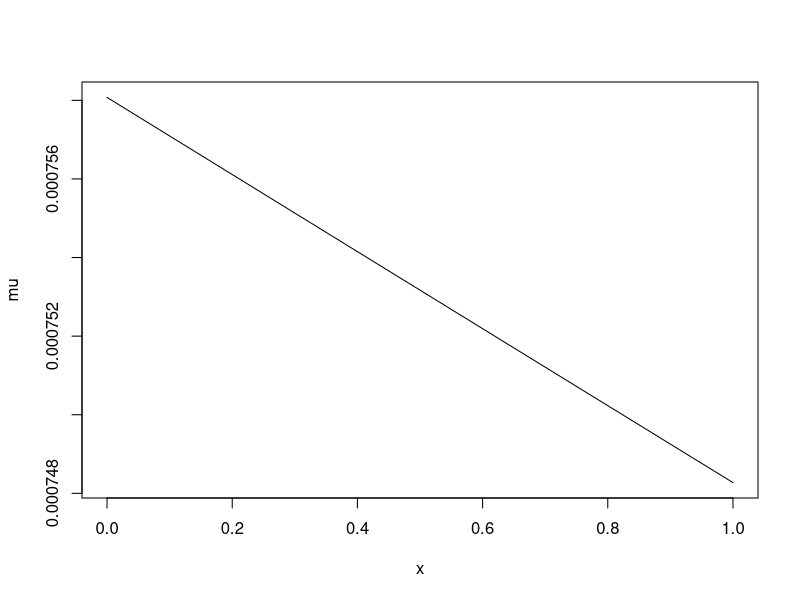
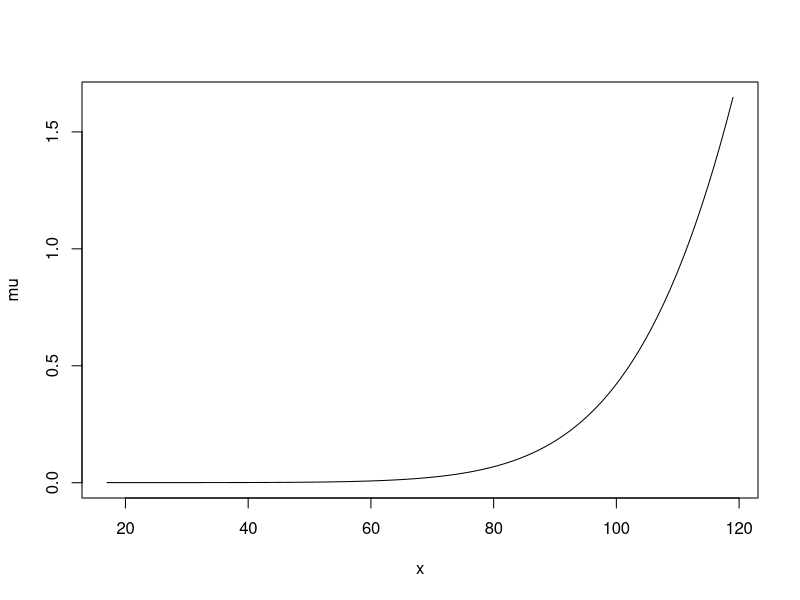
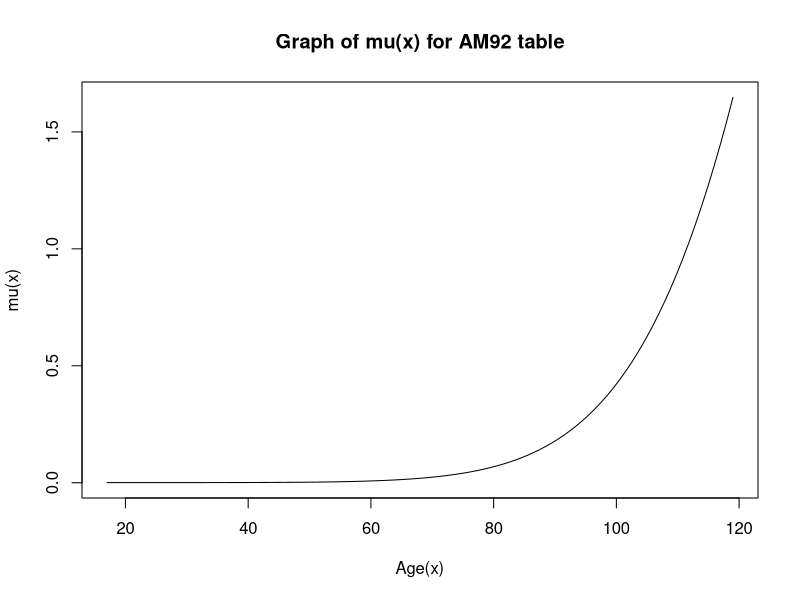
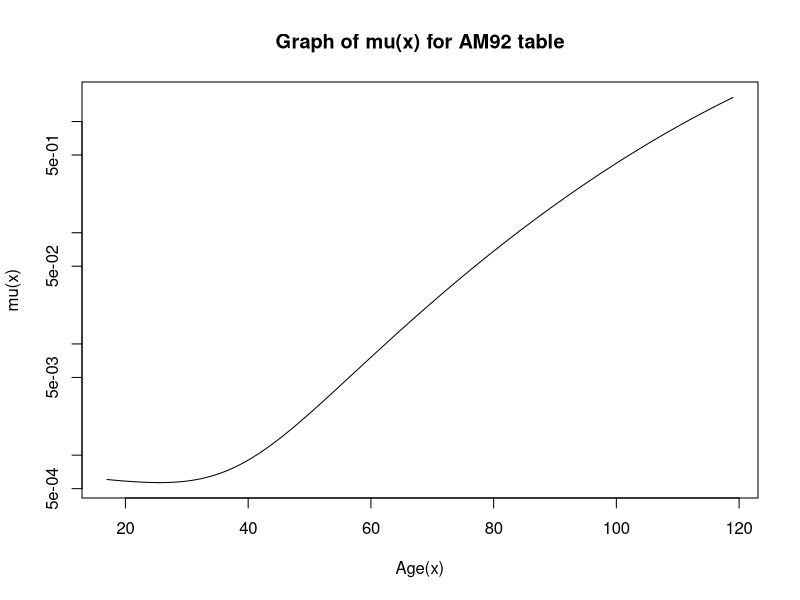

R code for these plots, in order:
#Survival Models
a0 <- 0.00005887
a1 <- -0.0004988
b0 <- -4.363378
b1 <- 5.544956
b2 <- -0.620345
mu <- function(x){
  t=(x-70)/50
  M=a0+a1*t + exp(b0+b1*t+b2*(2*t^2-1))
  return(M)
}

mu(80)

#i(d)
plot(mu) #by default it takes the value of x from 0 to 1

plot(mu , from = 17 , to= 119)
plot(mu,17,119,xlab="Age(x)",ylab="mu(x)", main="Graph of mu(x) for AM92 table")

plot(mu,17,119,log="y" , xlab="Age(x)",ylab="mu(x)", main="Graph of mu(x) for AM92 table")







x <- seq(20,110,10)
x

fexp <- function(x){
  1-exp(-mu(x+0.5))
}
fexp(20)
fexp(30)
#sapply this will apply the function to a vector

qx <- round(sapply(x,fexp),6)
qx
QX <- data.frame(x,qx)
QX

#curtate expectation
#ex=summation(tpx) from t=1 to t=infinity


#e25
119-25
#1p25+2p25+3p25+..........94p25
#1p25+1p25*1p26+1p25*2p26..


age=25
s=0
npx=1
for(i in 1:(119-age)){
  px <- 1-fexp(age+i-1)
  npx <- npx*px
  s <- s+npx
}
s

#1st time
#px=1p25
#npx=1*1p25 = 1p25
#s=1p25

#2nd time
#px=1p26
#npx=1p25*1p26
#s=1p25+1p25*1p26


#3rd time
#px=1p27
#npx=1p25*1p26*1p27
#s=